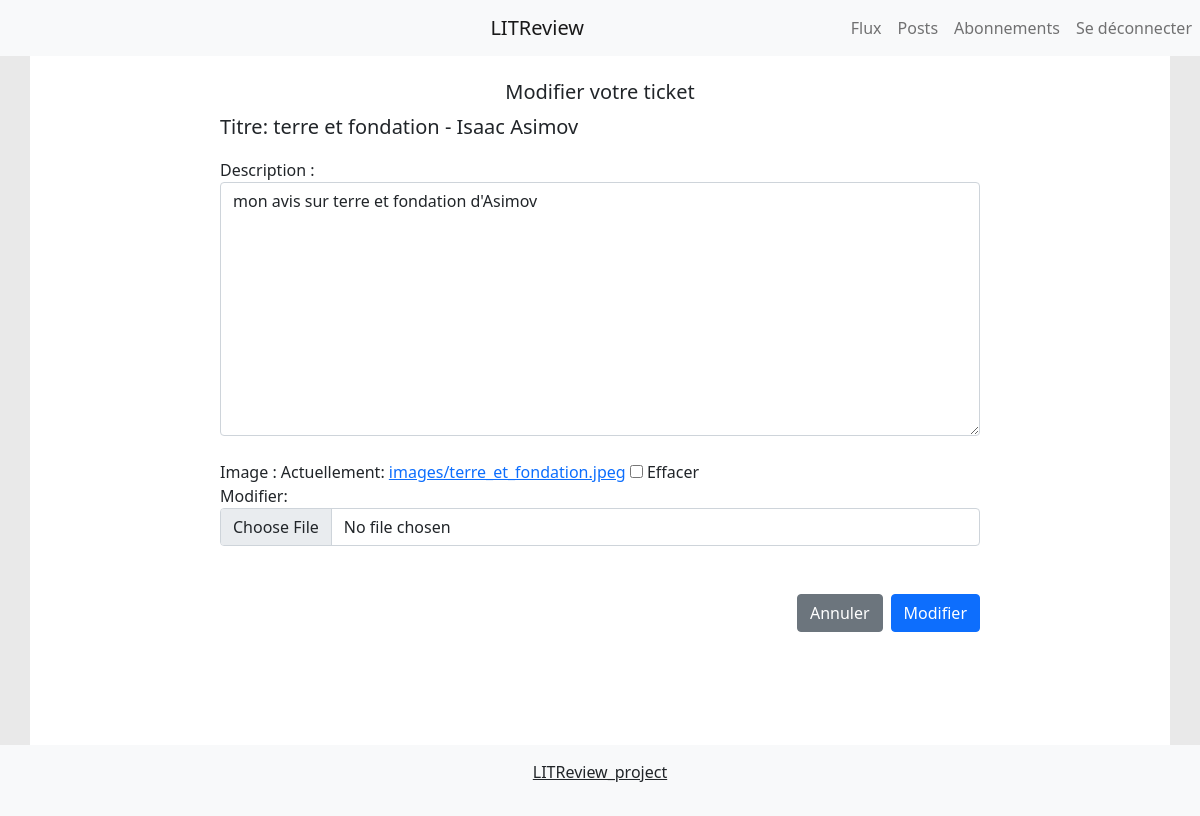
The app's page /update_ticket/27/ (signed in) with its own data.
### review/models.py (models this page shows)
class Ticket(models.Model):
    title = models.CharField(max_length=128)
    description = models.TextField(max_length=2048, blank=True)
    user = models.ForeignKey(to=settings.AUTH_USER_MODEL, on_delete=models.CASCADE)
    image = models.ImageField(null=True, blank=True, upload_to='images/')
    time_created = models.DateTimeField(auto_now_add=True)

### review/views.py (the view, shortened to what this page needs)
# urls.py: path('update_ticket/<int:pk>/', EditTicket.as_view(), name='edit_ticket'),
@method_decorator(login_required, name='dispatch')
class EditTicket(UpdateView):
    model = Ticket
    fields = ('description', 'image', )
    template_name = 'review/new_ticket.html'
    def get_queryset(self):
        queryset = super().get_queryset()
        return queryset.filter(user=self.request.user)

### review/templatetags/form_tags.py (called while the page is built)
@register.filter
def field_type(bound_field):
    return bound_field.field.widget.__class__.__name__

@register.filter
def input_class(bound_field):
    css_class = ''
    if bound_field.form.is_bound:
        if bound_field.errors:
            css_class = 'is-invalid'
        elif field_type(bound_field) != 'PasswordInput':
            css_class = 'is-valid'
    return 'form-control {}'.format(css_class)

### review/templates/review/new_ticket.html (shortened to what this page needs)
{% extends 'review/base.html'  %}
{% load static %}
{% block body %}
  <div class="col-8">
    <br>
    {% if page == '/new_ticket/'%}
    <h1 class="fs-5 text-center">Créer un nouveau ticket</h1>
    {% else %}
    <h1 class="fs-5 text-center">Modifier votre ticket</h1>
    <p class="fs-5">Titre: {{ticket.title}}</p>
    {% endif %}
      <form method="post" enctype="multipart/form-data">
        {% include 'includes/form.html' %}
        <br>
        {% if page == '/new_ticket/'%}
        <button type="submit" class="btn btn-primary float-end">Envoyer</button>
        {% else %}
        <button type="submit" class="btn btn-primary float-end">Modifier</button>
        <button type="button" class="btn btn-secondary float-end me-2 " onclick="window.location.href= '{% url 'review:index' %}'">Annuler</button>
        {% endif %}
      </form>
  </div>
{% endblock %}

### review/templates/includes/form.html (shortened to what this page needs)
{% load widget_tweaks %}
{% load form_tags %}
{% for field in form %}
{% if field|field_type == 'RadioSelect' %}
  <div class="form-group d-flex flex-column">
    {{ field.label_tag }}
    {% render_field field class="form-check" %}
  </div>
  <br>
{% else %}
  <div class="form-group">
    {{ field.label_tag }}
    {% render_field field class=field|input_class %}
  </div>
  <br>
    {% endif %}
{% endfor %}

### review/static/css/base_style.css (style rules this page uses)
html, body { height: 100% }

### records on screen
Ticket: title "terre et fondation - Isaac Asimov", description "mon avis sur terre et fondation d'Asimov"

### other values on screen
{{ field.label_tag }} "Description :" "Image :"
